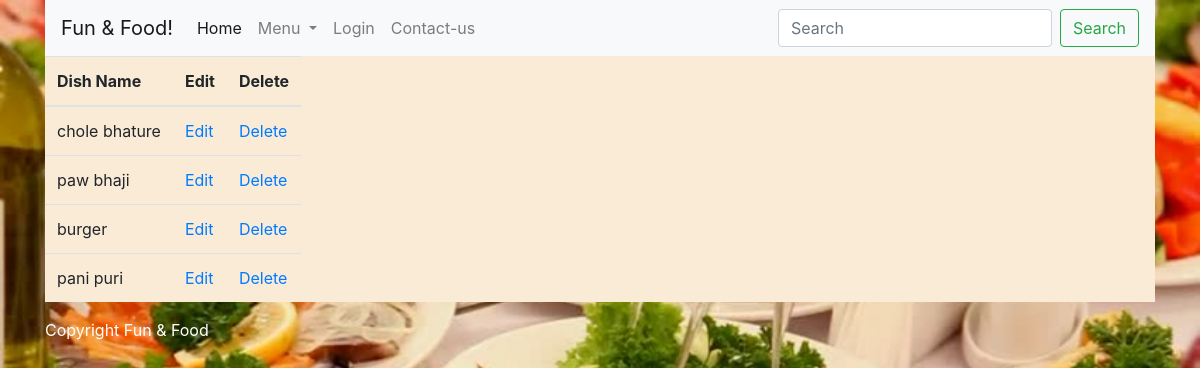
/webpages/list_dish, run on an earlier commit of the app's database.
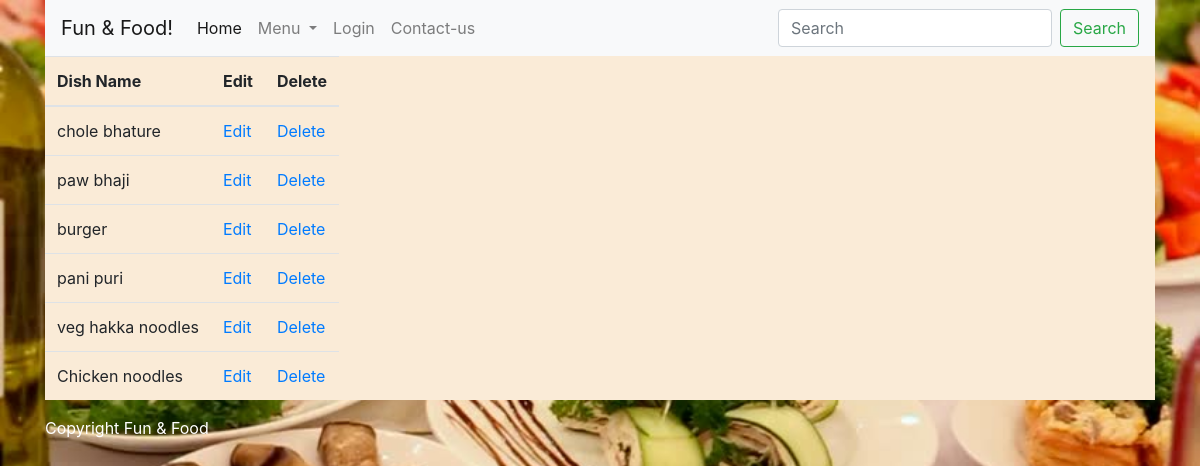
And on a later commit of the database.
### webpages/models.py (models this page shows)
class Dish(models.Model):
    name = models.CharField(max_length=50)
    rate = models.FloatField()
    isVeg = models.BooleanField(default=True)
    category = models.CharField(max_length=50)
    image = models.TextField(null = True)
    available_from = models.DateTimeField(default=datetime.datetime.now())
    is_available = models.BooleanField()

### webpages/views.py (the view)
# urls.py: path('list_dish', views.list_dish, name='list_dish'),
def list_dish(request):
    dishes = Dish.objects.all()
    is_admin = check_admin(request)
    return render_to_response(template_name='admin_menu_list.html', context={'dishes':dishes, 'admin_menu':is_admin})

### webpages/views.py (called while the page is built)
def check_admin(request):
    try:
        login_id = request.session['login_id']
        if login_id == '45565$78678#':
            return True
        else:
            return False
    except Exception as e:
        return False

### webpages/templates/admin_menu_list.html
{% extends 'layout.html' %}
{% block content %}
<table class="table table-responsive" style="background: antiquewhite;">
    <thead>
        <th>
            Dish Name
        </th>
        <th>
            Edit
        </th>
        <th>
            Delete
        </th>
        <tbody>
            {% for item in dishes %}
            <tr>
                <td>{{ item.name }}</td>
                <td>
                    <a href="{% url 'website:edit_dish' id=item.id %}">Edit</a>
                </td>
                <td>
                    <a href="{% url 'website:delete_dish' id=item.id %}">Delete</a>
                </td>
            </tr>
            {% endfor %}
        </tbody>
    </thead>
</table>
{% endblock %}

What changed in the data, as far as the page shows it:
added Dish: name "veg hakka noodles"
added Dish: name "Chicken noodles"
